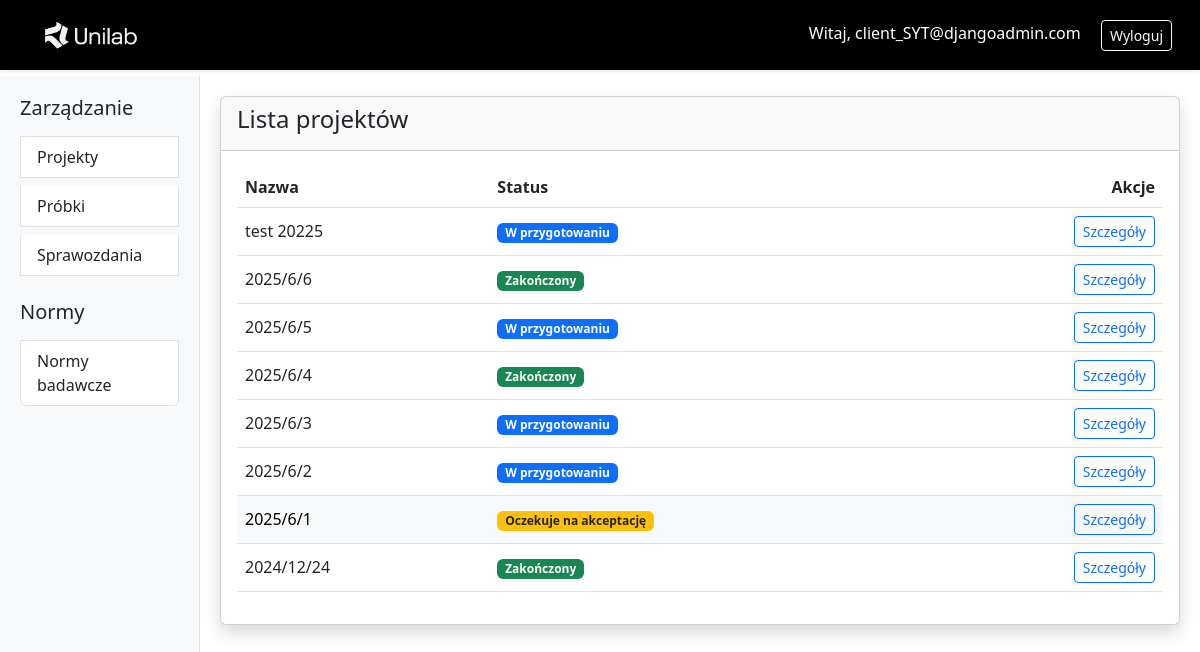
Screenshot of /projects/ (signed in) with the database file from the repository.
### users/models.py (models this page shows, shortened)
class User(AbstractUser):
    username = None
    email = models.EmailField(unique=True)
    USERNAME_FIELD = 'email'
    REQUIRED_FIELDS = ['first_name', 'last_name']
    USER_TYPE_CHOICES = [
        ('personal', 'Personal'),
        ('company', 'Company')
    ]
    user_type = models.CharField(
        max_length=8, choices=USER_TYPE_CHOICES,
        default='personal'
    )
    company_name = models.CharField(max_length=255, blank=True, null=True)
    company_address = models.CharField(max_length=255, blank=True, null=True)
    tax_id = models.CharField(
        max_length=10, blank=True, null=True,
        validators=[validate_nip], verbose_name="NIP"
    )
    objects = UserManager()

### projects/models.py (models this page shows, shortened)
class Project(models.Model):
    class StatusChoices(models.TextChoices):
        OPEN = 'open', 'W przygotowaniu'
        CLOSED = 'closed', 'Zakończony'
        AWAITING_APPROVAL = 'awaiting approval', 'Oczekuje na akceptację'
    name = models.CharField("Nazwa projektu", max_length=64)
    client = models.ForeignKey(
        User,
        on_delete=models.CASCADE,
        limit_choices_to={'groups__name': "Lab_user"},
        related_name='projects_as_client' # relacja odwrotna dodana z powodu błędu
    )
    assign_to = models.ForeignKey(
        User,
        on_delete=models.SET_NULL,
        null=True,
        limit_choices_to={'groups__name': "Lab_member"},
        related_name='projects_as_assignee' # relacja odwrotna dodana z powodu błędu
    )
    status = models.CharField(
        max_length=20,
        choices=StatusChoices.choices,
        default=StatusChoices.OPEN
    )
    end_date = models.DateField(null=True, blank=True)
    class Meta:
        verbose_name = _("Projekt")
        verbose_name_plural = _("Projekty")
        ordering = ['-name']

### projects/views.py (the view)
class ProjectListView(LoginRequiredMixin,ListView):
    model = Project
    template_name = 'project_list.html'
    context_object_name = 'projects'
    paginate_by = 12
    def get_queryset(self):
        user = self.request.user
        if user.is_superuser:
            return Project.objects.all()
        if user.groups.filter(name='Lab_member').exists():
            return Project.objects.filter(assign_to=user)
        if user.groups.filter(name='Lab_user').exists():
            return Project.objects.filter(client=user)
        return Project.objects.none()

### projects/templates/project_list.html (shortened to what this page needs)
{% extends "base.html" %}
{% block content %}
<div class="card shadow">
  <div class="card-header d-flex justify-content-between align-items-center">
    <h4>Lista projektów</h4>
  </div>
  <div class="card-body">
    <table class="table table-hover align-middle">
      <thead>
        <tr>
          <th>Nazwa</th>
          <th>Status</th>
          <th class="text-end">Akcje</th>
        </tr>
      </thead>
      <tbody>
        {% for project in projects %}
        <tr class="{% if project.status == 'awaiting approval' %}table-light{% endif %}">
          <td>{{ project.name }}</td>
          <td>
            {% if project.status == 'open' %}
              <span class="badge bg-primary">{{ project.get_status_display }}</span>
            {% elif project.status == 'closed' %}
              <span class="badge bg-success">{{ project.get_status_display }}</span>
            {% else %}
              <span class="badge bg-warning text-dark">{{ project.get_status_display }}</span>
            {% endif %}
          </td>
          <td class="text-end">
            <a href="{% url 'project_detail' project.pk %}" class="btn btn-sm btn-outline-primary">Szczegóły</a>
          </td>
        </tr>
        {% empty %}
        <tr>
          <td colspan="5" class="text-center text-muted py-4">
            Brak projektów do wyświetlenia
          </td>
        </tr>
        {% endfor %}
      </tbody>
    </table>
  </div>
</div>
{% endblock %}

### projects/templates/base.html (shortened to what this page needs)
{% load static %}
<!DOCTYPE html>
<html lang="pl">
<head>
  <link rel="stylesheet" href="https://cdn.jsdelivr.net/npm/bootstrap@5.3.0/dist/css/bootstrap.min.css">
</head>
<body>
  <nav class="navbar navbar-expand-lg navbar-custom shadow-sm fixed-top">
    <div class="container-fluid">
      <a class="navbar-brand" href="{% url 'project_list' %}">
        <img src="{% static 'users/images/logo_jasne.png' %}" alt="Logo" height="60">
      </a>
      <div class="ml-auto">
        <span class="navbar-text text-white me-3">
          <a href="{% url 'user_profile' %}" class="text-white text-decoration-none">
            Witaj, {{ request.user.email }}
          </a>
        </span>
        <a href="{% url 'logout' %}" class="btn btn-outline-light btn-sm">Wyloguj</a>
      </div>
    </div>
  </nav>
  <div class="container-fluid" style="margin-top: 76px;">
    <div class="row">
      <div class="col-md-3 col-lg-2 sidebar d-md-block">
        <div class="list-group">
          <h5 class="mb-3">Zarządzanie</h5>
          <a href="{% url 'project_list' %}" class="list-group-item list-group-item-action">
            Projekty
          </a>
          <a href="{% url 'sample_list' %}" class="list-group-item list-group-item-action mt-2">
            Próbki
          </a>
          <a href="{% url 'report_list' %}" class="list-group-item list-group-item-action mt-2">
            Sprawozdania
          </a>
          <h5 class="mt-4 mb-3">Normy</h5>
          <a href="{% url 'standard_list' %}" class="list-group-item list-group-item-action">
            Normy badawcze
          </a>
        </div>
      </div>
      <main class="col-md-9 col-lg-10 main-content">
        {% block content %}
        {% endblock %}
      </main>
    </div>
  </div>
</body>
</html>

### projects/templates/base.html (style rules this page uses)
.sidebar { height: calc(100vh - 76px); background-color: #f8f9fa; border-right: 1px solid #dee2e6; padding: 20px; overflow-y: auto; }
.main-content { padding: 20px; overflow-y: auto; }
.navbar-custom { background-color: #000000; padding: 0 1rem; }

### rows the page displays
User: user.email "client_SYT@djangoadmin.com"
Project: name "test 20225", status "W przygotowaniu"
Project: name "2025/6/6", status "Zakończony"
Project: name "2025/6/5", status "W przygotowaniu"
Project: name "2025/6/4", status "Zakończony"
Project: name "2025/6/3", status "W przygotowaniu"
Project: name "2025/6/2", status "W przygotowaniu"
Project: name "2025/6/1", status "Oczekuje na akceptację"
Project: name "2024/12/24", status "Zakończony"
